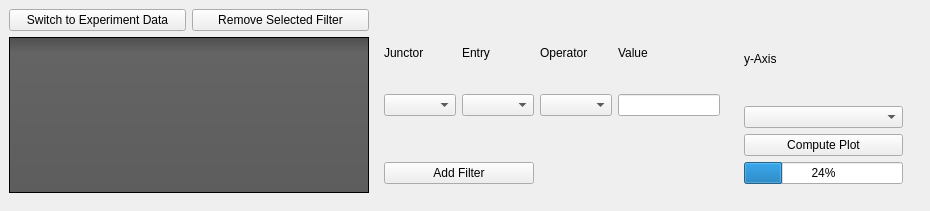
           <widget class="QWidget" name="page_2">
            <widget class="QStackedWidget" name="stackedWidget_2">
             <property name="geometry">
              <rect>
               <x>0</x>
               <y>0</y>
               <width>921</width>
               <height>202</height>
              </rect>
             </property>
             <property name="sizePolicy">
              <sizepolicy hsizetype="Preferred" vsizetype="Preferred">
               <horstretch>2</horstretch>
               <verstretch>0</verstretch>
              </sizepolicy>
             </property>
             <property name="currentIndex">
              <number>0</number>
             </property>
             <widget class="QWidget" name="page_3">
              <layout class="QGridLayout" name="gridLayout_8">
               <item row="0" column="0">
                <widget class="QPushButton" name="pushButton_5">
                 <property name="text">
                  <string>Switch to Experiment Data</string>
                 </property>
                </widget>
               </item>
               <item row="0" column="1">
                <widget class="QPushButton" name="pushButton_6">
                 <property name="text">
                  <string>Remove Selected Filter</string>
                 </property>
                </widget>
               </item>
               <item row="0" column="2" rowspan="2">
                <widget class="QWidget" name="widget_6" native="true">
                 <property name="sizePolicy">
                  <sizepolicy hsizetype="Preferred" vsizetype="Preferred">
                   <horstretch>2</horstretch>
                   <verstretch>0</verstretch>
                  </sizepolicy>
                 </property>
                 <layout class="QGridLayout" name="gridLayout_9">
                  <item row="5" column="0" colspan="3">
                   <widget class="QPushButton" name="pushButton_7">
                    <property name="sizePolicy">
                     <sizepolicy hsizetype="Minimum" vsizetype="Fixed">
                      <horstretch>0</horstretch>
                      <verstretch>3</verstretch>
                     </sizepolicy>
                    </property>
                    <property name="text">
                     <string>Add Filter</string>
                    </property>
                   </widget>
                  </item>
                  <item row="1" column="4">
                   <widget class="QLineEdit" name="lineEdit_2">
                    <property name="sizePolicy">
                     <sizepolicy hsizetype="Expanding" vsizetype="Fixed">
                      <horstretch>0</horstretch>
                      <verstretch>1</verstretch>
                     </sizepolicy>
                    </property>
                   </widget>
                  </item>
                  <item row="1" column="3">
                   <widget class="QComboBox" name="comboBox_6">
                    <property name="sizePolicy">
                     <sizepolicy hsizetype="Preferred" vsizetype="Fixed">
                      <horstretch>0</horstretch>
                      <verstretch>1</verstretch>
                     </sizepolicy>
                    </property>
                   </widget>
                  </item>
                  <item row="1" column="0">
                   <widget class="QComboBox" name="comboBox_7">
                    <property name="sizePolicy">
                     <sizepolicy hsizetype="Preferred" vsizetype="Fixed">
                      <horstretch>0</horstretch>
                      <verstretch>1</verstretch>
                     </sizepolicy>
                    </property>
                   </widget>
                  </item>
                  <item row="1" column="1" colspan="2">
                   <widget class="QComboBox" name="comboBox_8">
                    <property name="sizePolicy">
                     <sizepolicy hsizetype="Preferred" vsizetype="Fixed">
                      <horstretch>0</horstretch>
                      <verstretch>1</verstretch>
                     </sizepolicy>
                    </property>
                   </widget>
                  </item>
                  <item row="0" column="4">
                   <widget class="QLabel" name="label_11">
                    <property name="sizePolicy">
                     <sizepolicy hsizetype="Preferred" vsizetype="Preferred">
                      <horstretch>0</horstretch>
                      <verstretch>1</verstretch>
                     </sizepolicy>
                    </property>
                    <property name="text">
                     <string>Value</string>
                    </property>
                   </widget>
                  </item>
                  <item row="0" column="3">
                   <widget class="QLabel" name="label_12">
                    <property name="sizePolicy">
                     <sizepolicy hsizetype="Preferred" vsizetype="Preferred">
                      <horstretch>0</horstretch>
                      <verstretch>1</verstretch>
                     </sizepolicy>
                    </property>
                    <property name="text">
                     <string>Operator</string>
                    </property>
                   </widget>
                  </item>
                  <item row="0" column="0">
                   <widget class="QLabel" name="label_13">
                    <property name="sizePolicy">
                     <sizepolicy hsizetype="Preferred" vsizetype="Preferred">
                      <horstretch>0</horstretch>
                      <verstretch>1</verstretch>
                     </sizepolicy>
                    </property>
                    <property name="text">
                     <string>Junctor</string>
                    </property>
                   </widget>
                  </item>
                  <item row="2" column="0" colspan="5">
                   <spacer name="verticalSpacer_2">
                    <property name="orientation">
                     <enum>Qt::Vertical</enum>
                    </property>
                    <property name="sizeHint" stdset="0">
                     <size>
                      <width>20</width>
                      <height>40</height>
                     </size>
                    </property>
                   </spacer>
                  </item>
                  <item row="0" column="1" colspan="2">
                   <widget class="QLabel" name="label_14">
                    <property name="sizePolicy">
                     <sizepolicy hsizetype="Preferred" vsizetype="Preferred">
                      <horstretch>0</horstretch>
                      <verstretch>1</verstretch>
                     </sizepolicy>
                    </property>
                    <property name="text">
                     <string>Entry</string>
                    </property>
                   </widget>
                  </item>
                 </layout>
                </widget>
               </item>
               <item row="0" column="3" rowspan="2">
                <widget class="QWidget" name="widget_7" native="true">
                 <property name="sizePolicy">
                  <sizepolicy hsizetype="Preferred" vsizetype="Preferred">
                   <horstretch>1</horstretch>
                   <verstretch>1</verstretch>
                  </sizepolicy>
                 </property>
                 <layout class="QVBoxLayout" name="verticalLayout_3">
                  <item>
                   <widget class="QLabel" name="label_16">
                    <property name="text">
                     <string>y-Axis</string>
                    </property>
                   </widget>
                  </item>
                  <item>
                   <widget class="QComboBox" name="comboBox_10"/>
                  </item>
                  <item>
                   <widget class="QPushButton" name="pushButton_8">
                    <property name="text">
                     <string>Compute Plot</string>
                    </property>
                   </widget>
                  </item>
                  <item>
                   <widget class="QProgressBar" name="progressBar_2">
                    <property name="value">
                     <number>24</number>
                    </property>
                   </widget>
                  </item>
                 </layout>
                </widget>
               </item>
               <item row="1" column="0" colspan="2">
                <widget class="QTableView" name="tableView_2">
                 <property name="sizePolicy">
                  <sizepolicy hsizetype="Expanding" vsizetype="Expanding">
                   <horstretch>1</horstretch>
                   <verstretch>0</verstretch>
                  </sizepolicy>
                 </property>
                 <property name="styleSheet">
                  <string notr="true">QToolTip
{
     border: 1px solid black;
     background-color: #ffa02f;
     padding: 1px;
     border-radius: 3px;
     opacity: 100;
}

QWidget
{
    color: #b1b1b1;
    background-color: #323232;
}

QWidget:item:hover
{
    background-color: QLinearGradient( x1: 0, y1: 0, x2: 0, y2: 1, stop: 0 #ffa02f, stop: 1 #ca0619);
    color: #000000;
}

QWidget:item:selected
{
    background-color: QLinearGradient( x1: 0, y1: 0, x2: 0, y2: 1, stop: 0 #ffa02f, stop: 1 #d7801a);
}

QMenuBar::item
{
    background: transparent;
}

QMenuBar::item:selected
{
    background: transparent;
    border: 1px solid #ffaa00;
}

QMenuBar::item:pressed
{
    background: #444;
    border: 1px solid #000;
    background-color: QLinearGradient(
        x1:0, y1:0,
        x2:0, y2:1,
        stop:1 #212121,
        stop:0.4 #343434/*,
        stop:0.2 #343434,
        stop:0.1 #ffaa00*/
    );
    margin-bottom:-1px;
    padding-bottom:1px;
}

QMenu
{
    border: 1px solid #000;
}

QMenu::item
{
    padding: 2px 20px 2px 20px;
}

QMenu::item:selected
{
    color: #000000;
}

QWidget:disabled
{
    color: #404040;
    background-color: #323232;
}

QAbstractItemView
{
    background-color: QLinearGradient( x1: 0, y1: 0, x2: 0, y2: 1, stop: 0 #4d4d4d, stop: 0.1 #646464, stop: 1 #5d5d5d);
}

QWidget:focus
{
    /*border: 2px solid QLinearGradient( x1: 0, y1: 0, x2: 0, y2: 1, stop: 0 #ffa02f, stop: 1 #d7801a);*/
}

QLineEdit
{
    background-color: QLinearGradient( x1: 0, y1: 0, x2: 0, y2: 1, stop: 0 #4d4d4d, stop: 0 #646464, stop: 1 #5d5d5d);
    padding: 1px;
    border-style: solid;
    border: 1px solid #1e1e1e;
    border-radius: 5;
}

QPushButton
{
    color: #b1b1b1;
    background-color: QLinearGradient( x1: 0, y1: 0, x2: 0, y2: 1, stop: 0 #565656, stop: 0.1 #525252, stop: 0.5 #4e4e4e, stop: 0.9 #4a4a4a, stop: 1 #464646);
    border-width: 1px;
    border-color: #1e1e1e;
    border-style: solid;
    border-radius: 6;
    padding: 3px;
    font-size: 12px;
    padding-left: 5px;
    padding-right: 5px;
}

QPushButton:pressed
{
    background-color: QLinearGradient( x1: 0, y1: 0, x2: 0, y2: 1, stop: 0 #2d2d2d, stop: 0.1 #2b2b2b, stop: 0.5 #292929, stop: 0.9 #282828, stop: 1 #252525);
}

QComboBox
{
    selection-background-color: #ffaa00;
    background-color: QLinearGradient( x1: 0, y1: 0, x2: 0, y2: 1, stop: 0 #565656, stop: 0.1 #525252, stop: 0.5 #4e4e4e, stop: 0.9 #4a4a4a, stop: 1 #464646);
    border-style: solid;
    border: 1px solid #1e1e1e;
    border-radius: 5;
}

QComboBox:hover,QPushButton:hover
{
    border: 2px solid QLinearGradient( x1: 0, y1: 0, x2: 0, y2: 1, stop: 0 #ffa02f, stop: 1 #d7801a);
}


QComboBox:on
{
    padding-top: 3px;
    padding-left: 4px;
    background-color: QLinearGradient( x1: 0, y1: 0, x2: 0, y2: 1, stop: 0 #2d2d2d, stop: 0.1 #2b2b2b, stop: 0.5 #292929, stop: 0.9 #282828, stop: 1 #252525);
    selection-background-color: #ffaa00;
}

QComboBox QAbstractItemView
{
    border: 2px solid darkgray;
    selection-background-color: QLinearGradient( x1: 0, y1: 0, x2: 0, y2: 1, stop: 0 #ffa02f, stop: 1 #d7801a);
}

QComboBox::drop-down
{
     subcontrol-origin: padding;
     subcontrol-position: top right;
     width: 15px;

     border-left-width: 0px;
     border-left-color: darkgray;
     border-left-style: solid; /* just a single line */
     border-top-right-radius: 3px; /* same radius as the QComboBox */
     border-bottom-right-radius: 3px;
 }

QComboBox::down-arrow
{
     image: url(:/down_arrow.png);
}

QGroupBox:focus
{
border: 2px solid QLinearGradient( x1: 0, y1: 0, x2: 0, y2: 1, stop: 0 #ffa02f, stop: 1 #d7801a);
}

QTextEdit:focus
{
    border: 2px solid QLinearGradient( x1: 0, y1: 0, x2: 0, y2: 1, stop: 0 #ffa02f, stop: 1 #d7801a);
}

QScrollBar:horizontal {
     border: 1px solid #222222;
     background: QLinearGradient( x1: 0, y1: 0, x2: 0, y2: 1, stop: 0.0 #121212, stop: 0.2 #282828, stop: 1 #484848);
     height: 7px;
     margin: 0px 16px 0 16px;
}

QScrollBar::handle:horizontal
{
      background: QLinearGradient( x1: 0, y1: 0, x2: 1, y2: 0, stop: 0 #ffa02f, stop: 0.5 #d7801a, stop: 1 #ffa02f);
      min-height: 20px;
      border-radius: 2px;
}

QScrollBar::add-line:horizontal {
      border: 1px solid #1b1b19;
      border-radius: 2px;
      background: QLinearGradient( x1: 0, y1: 0, x2: 1, y2: 0, stop: 0 #ffa02f, stop: 1 #d7801a);
      width: 14px;
      subcontrol-position: right;
      subcontrol-origin: margin;
}

QScrollBar::sub-line:horizontal {
      border: 1px solid #1b1b19;
      border-radius: 2px;
      background: QLinearGradient( x1: 0, y1: 0, x2: 1, y2: 0, stop: 0 #ffa02f, stop: 1 #d7801a);
      width: 14px;
     subcontrol-position: left;
     subcontrol-origin: margin;
}

QScrollBar::right-arrow:horizontal, QScrollBar::left-arrow:horizontal
{
      border: 1px solid black;
      width: 1px;
      height: 1px;
      background: white;
}

QScrollBar::add-page:horizontal, QScrollBar::sub-page:horizontal
{
      background: none;
}

QScrollBar:vertical
{
      background: QLinearGradient( x1: 0, y1: 0, x2: 1, y2: 0, stop: 0.0 #121212, stop: 0.2 #282828, stop: 1 #484848);
      width: 7px;
      margin: 16px 0 16px 0;
      border: 1px solid #222222;
}

QScrollBar::handle:vertical
{
      background: QLinearGradient( x1: 0, y1: 0, x2: 0, y2: 1, stop: 0 #ffa02f, stop: 0.5 #d7801a, stop: 1 #ffa02f);
      min-height: 20px;
      border-radius: 2px;
}

QScrollBar::add-line:vertical
{
      border: 1px solid #1b1b19;
      border-radius: 2px;
      background: QLinearGradient( x1: 0, y1: 0, x2: 0, y2: 1, stop: 0 #ffa02f, stop: 1 #d7801a);
      height: 14px;
      subcontrol-position: bottom;
      subcontrol-origin: margin;
}

QScrollBar::sub-line:vertical
{
      border: 1px solid #1b1b19;
      border-radius: 2px;
      background: QLinearGradient( x1: 0, y1: 0, x2: 0, y2: 1, stop: 0 #d7801a, stop: 1 #ffa02f);
      height: 14px;
      subcontrol-position: top;
      subcontrol-origin: margin;
}

QScrollBar::up-arrow:vertical, QScrollBar::down-arrow:vertical
{
      border: 1px solid black;
      width: 1px;
      height: 1px;
      background: white;
}


QScrollBar::add-page:vertical, QScrollBar::sub-page:vertical
{
      background: none;
}

QTextEdit
{
    background-color: #242424;
}

QPlainTextEdit
{
    background-color: #242424;
}

QHeaderView::section
{
    background-color: QLinearGradient(x1:0, y1:0, x2:0, y2:1, stop:0 #616161, stop: 0.5 #505050, stop: 0.6 #434343, stop:1 #656565);
    color: white;
    padding-left: 4px;
    border: 1px solid #6c6c6c;
}

QCheckBox:disabled
{
color: #414141;
}

QDockWidget::title
{
    text-align: center;
    spacing: 3px; /* spacing between items in the tool bar */
    background-color: QLinearGradient(x1:0, y1:0, x2:0, y2:1, stop:0 #323232, stop: 0.5 #242424, stop:1 #323232);
}

QDockWidget::close-button, QDockWidget::float-button
{
    text-align: center;
    spacing: 1px; /* spacing between items in the tool bar */
    background-color: QLinearGradient(x1:0, y1:0, x2:0, y2:1, stop:0 #323232, stop: 0.5 #242424, stop:1 #323232);
}

QDockWidget::close-button:hover, QDockWidget::float-button:hover
{
    background: #242424;
}

QDockWidget::close-button:pressed, QDockWidget::float-button:pressed
{
    padding: 1px -1px -1px 1px;
}

QMainWindow::separator
{
    background-color: QLinearGradient(x1:0, y1:0, x2:0, y2:1, stop:0 #161616, stop: 0.5 #151515, stop: 0.6 #212121, stop:1 #343434);
    color: white;
    padding-left: 4px;
    border: 1px solid #4c4c4c;
    spacing: 3px; /* spacing between items in the tool bar */
}

QMainWindow::separator:hover
{

    background-color: QLinearGradient(x1:0, y1:0, x2:0, y2:1, stop:0 #d7801a, stop:0.5 #b56c17 stop:1 #ffa02f);
    color: white;
    padding-left: 4px;
    border: 1px solid #6c6c6c;
    spacing: 3px; /* spacing between items in the tool bar */
}

QToolBar::handle
{
     spacing: 3px; /* spacing between items in the tool bar */
     background: url(:/images/handle.png);
}

QMenu::separator
{
    height: 2px;
    background-color: QLinearGradient(x1:0, y1:0, x2:0, y2:1, stop:0 #161616, stop: 0.5 #151515, stop: 0.6 #212121, stop:1 #343434);
    color: white;
    padding-left: 4px;
    margin-left: 10px;
    margin-right: 5px;
}

QProgressBar
{
    border: 2px solid grey;
    border-radius: 5px;
    text-align: center;
}

QProgressBar::chunk
{
    background-color: #d7801a;
    width: 2.15px;
    margin: 0.5px;
}

QTabBar::tab {
    color: #b1b1b1;
    border: 1px solid #444;
    border-bottom-style: none;
    background-color: #323232;
    padding-left: 10px;
    padding-right: 10px;
    padding-top: 3px;
    padding-bottom: 2px;
    margin-right: -1px;
}

QTabWidget::pane {
    border: 1px solid #444;
    top: 1px;
}

QTabBar::tab:last
{
    margin-right: 0; /* the last selected tab has nothing to overlap with on the right */
    border-top-right-radius: 3px;
}

QTabBar::tab:first:!selected
{
 margin-left: 0px; /* the last selected tab has nothing to overlap with on the right */


    border-top-left-radius: 3px;
}

QTabBar::tab:!selected
{
    color: #b1b1b1;
    border-bottom-style: solid;
    margin-top: 3px;
    background-color: QLinearGradient(x1:0, y1:0, x2:0, y2:1, stop:1 #212121, stop:.4 #343434);
}

QTabBar::tab:selected
{
    border-top-left-radius: 3px;
    border-top-right-radius: 3px;
    margin-bottom: 0px;
}

QTabBar::tab:!selected:hover
{
    /*border-top: 2px solid #ffaa00;
    padding-bottom: 3px;*/
    border-top-left-radius: 3px;
    border-top-right-radius: 3px;
    background-color: QLinearGradient(x1:0, y1:0, x2:0, y2:1, stop:1 #212121, stop:0.4 #343434, stop:0.2 #343434, stop:0.1 #ffaa00);
}

QRadioButton::indicator:checked, QRadioButton::indicator:unchecked{
    color: #b1b1b1;
    background-color: #323232;
    border: 1px solid #b1b1b1;
    border-radius: 6px;
}

QRadioButton::indicator:checked
{
    background-color: qradialgradient(
        cx: 0.5, cy: 0.5,
        fx: 0.5, fy: 0.5,
        radius: 1.0,
        stop: 0.25 #ffaa00,
        stop: 0.3 #323232
    );
}

QCheckBox::indicator{
    color: #b1b1b1;
    background-color: #323232;
    border: 1px solid #b1b1b1;
    width: 9px;
    height: 9px;
}

QRadioButton::indicator
{
    border-radius: 6px;
}

QRadioButton::indicator:hover, QCheckBox::indicator:hover
{
    border: 1px solid #ffaa00;
}

QCheckBox::indicator:checked
{
    image:url(:/images/checkbox.png);
}

QCheckBox::indicator:disabled, QRadioButton::indicator:disabled
{
    border: 1px solid #444;
}</string>
                 </property>
                </widget>
               </item>
              </layout>
             </widget>
             <widget class="QWidget" name="page_4"/>
            </widget>
           </widget>
